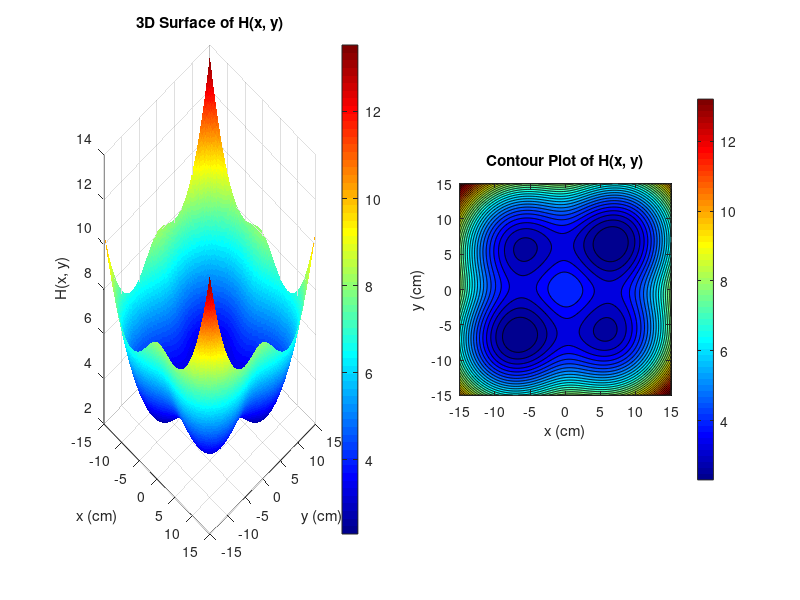

MATLAB code for this plot:
clc; clear; close all;

% Parameters from the paper
alpha = 0.07;
beta = 1.017;
gamma = 15.103;
delta = 0.00656;
H0 = 12.065;

% Create meshgrid for x and y
[x, y] = meshgrid(linspace(-15, 15, 300), linspace(-15, 15, 300));

% Compute H(x, y) with the correct equation
H = alpha * (x.^2 + y.^2) ...
    - beta * (sqrt(x.^2 + gamma) + sqrt(y.^2 + gamma)) ...
    - delta * x .* y + H0;

% Plot 3D surface
figure('Position', [100, 100, 1200, 500])
subplot(1, 2, 1)
surf(x, y, H, 'EdgeColor', 'none')
title('3D Surface of H(x, y)')
xlabel('x (cm)')
ylabel('y (cm)')
zlabel('H(x, y)')
colormap('jet')
view(45, 30)
colorbar

% Plot contour
subplot(1, 2, 2)
contourf(x, y, H, 35)
title('Contour Plot of H(x, y)')
xlabel('x (cm)')
ylabel('y (cm)')
axis equal
colormap('jet')
colorbar
